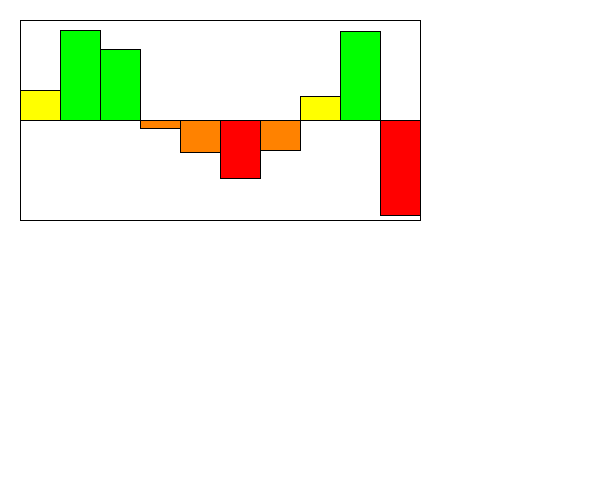
Frame 1 (no input)
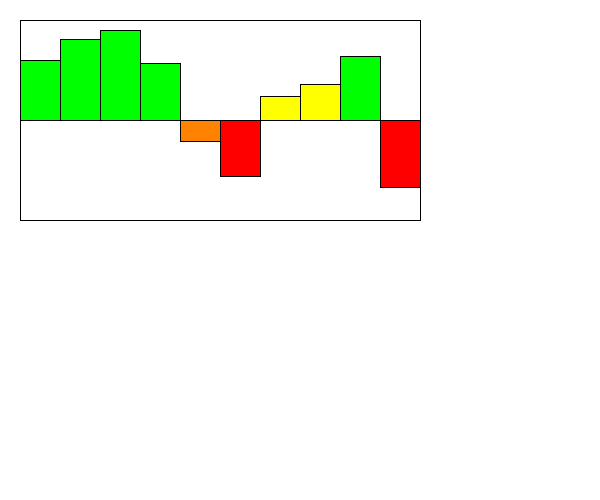
Frame 60 (the mouse pressed at the canvas centre just before this capture)
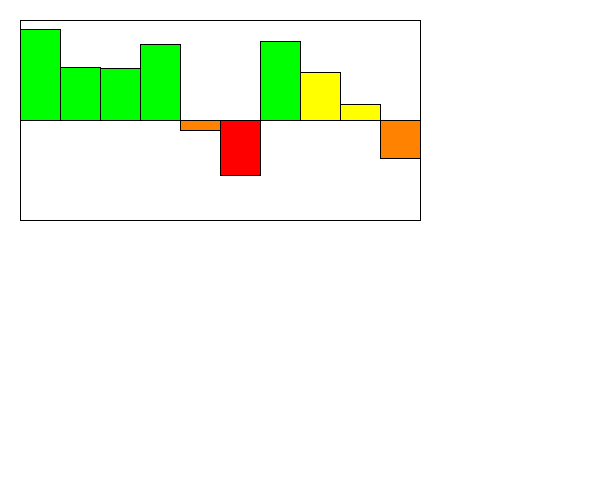
Frame 120 (the mouse held since frame 60 and released just before this capture)

The Processing sketch that drew these frames (run headless with seeded random() and noise(); from frame 60 on, the mouse is pressed at the canvas centre):

// Processing sketch: Section1
// ── Section1.pde
int MAX_VALUE = 100;
int MIN_VALUE = -100;
Visualizer v;

/*You are simulating a visualizer of multiple values
 You need to create a display method first. 
 Then you can make a method that changes the values each time the update is called. 
 */
class Visualizer {
  float x, y, z;
  float [] values;
  float [] speeds;
  Visualizer(float x, float y) {
    this.x = x;
    this.y = y;
    z = 10;
    values = new float[10];
    speeds = new float[10];
    for (int i = 0; i < values.length; i++) {
      values[i] = random(-99, 99);
      speeds[i] = random(2);
    }
  }
  Visualizer(float x, float y, int z) {
    this.x = x;
    this.y = y;
    this.z = z;
    values = new float[z];
    speeds = new float[z];
    for (int i = 0; i < values.length; i++) {
      values[i] = random(-99, 99);
      speeds[i] = random(2);
    }
  }


  void display() {
    //draw the bars equally spaced inside this box. 
    //You can assume 10, but it would be even better 
    //if you could modify it to be larger increments.
    fill(255);
    rect(x, y, 400, 200);
    //This is a 200x400 box.
    //The width of the visualizer is 400! This rect is the border

    //the line is the 0 y-value, the top is 100, the bottom is -100
    line(x, y+100, x+400, y+100);

    //You need to use a loop. You need to make the HEIGHT of the bars 
    //the values in the array.
    //Negative values are red, and go below the line.
    //Positive values are green and go above the line.

    //???WRITE THIS METHOD FIRST!!!
    //THESE ARE WRONG: They just illustrate how they could look
    //fill(255, 0, 0);
    //rect(x+40, y+100, 60, 50);
    //fill(0, 255, 0);
    //rect(x+120, y+50, 60, 50);
    float wb = 400/z; //400/10 bars, 40 per bar
    for (int i = 0; i < values.length; i++) {
      if (values[i] > 50) { //change colors based on placement
        fill(0, 255, 0);
      } 
      else if (values[i] > 0) {
        fill(255, 255, 0);
      } 
      else if (values[i] > -50) {
        fill(255, 130, 0);
      } 
      else {
        fill(255, 0, 0); //red at end
      }
      rect(x+(i*wb), y+100, wb, values[i] * -1);
    }
 


  //Width of the visualizer is 400!
}

void update() {
  //???WRITE THIS METHOD SECOND!!!
  for (int i = 0; i < values.length; i++) {
    values[i] += speeds[i]; //the speed updates the values. Do not touch this.
    if (values[i] > 99 || values[i] < -99) { //if goes out of bounds
      values[i] -= speeds[i]; //negate
      speeds[i] = -speeds[i];
    }
    //??? keep them values between max/min value so they stay in the box.
    //??? reverse the speeds so the bar oscillates up/down when it reaches max/min
  }
}
}

void setup() {
  size(600, 500);
  v = new Visualizer(20, 20);
}
void draw() {
  background(255);
  v.display();
  v.update();
}
